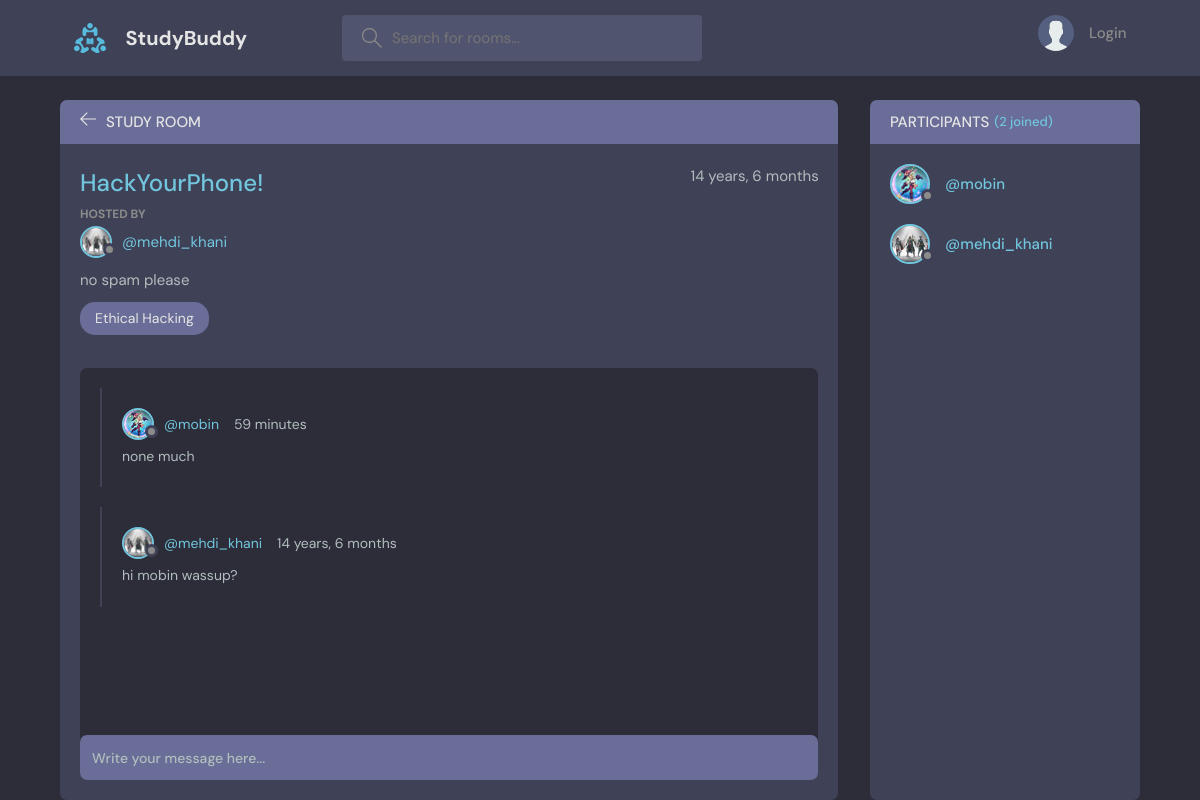
The app's page /room/2 with its own data.
### first_app/models.py (models this page shows, shortened)
class Room(models.Model):
    host = ForeignKey(to=User, on_delete=models.SET_NULL, null=True)  # type: ignore
    topic = ForeignKey(to=Topic, on_delete=models.SET_NULL, null=True)
    name = CharField(max_length=200)
    description = TextField(null=True, blank=True)
    participants = ManyToManyField(to=User, related_name="participants", blank=True)
    updated = DateTimeField(auto_now=True)
    created = DateTimeField(auto_now_add=True)
    class Meta:
        ordering = ["-created", "-updated"]

class UserProfile(models.Model):
    user = OneToOneField(to=User, on_delete=models.CASCADE, related_name="user_profile")
    image = ImageField(
        upload_to="profile_pics/", default=os.path.join(MEDIA_ROOT, "profile_pics", "avatar.svg"))
    @property
    def get_image_url(self):
        url = self.image.url
        print("ImageUrl: ", url)
        if self.image.url:
            return url

class Topic(models.Model):
    name = CharField(max_length=200, unique=True)
    def __str__(self):
        return self.name

class Message(models.Model):
    user = ForeignKey(to=User, on_delete=models.CASCADE)
    room = ForeignKey(to=Room, on_delete=models.CASCADE)
    body = TextField()
    updated = DateTimeField(auto_now=True)
    created = DateTimeField(auto_now_add=True)
    class Meta:
        ordering = ["-created", "-updated"]

### first_app/views.py (the view)
# urls.py: path("room/<str:primary_key>", views.room, name="room"),
def room(request, primary_key):
    room = Room.objects.get(id=primary_key)
    comments = Message.objects.filter(room__id=primary_key).order_by("-created")
    if request.method == "POST":
        body = request.POST.get("body")
        Message.objects.create(user=request.user, room=room, body=body)
        if not room.participants.filter(id=request.user.id).exists():
            room.participants.add(request.user)
        return redirect("room", primary_key=primary_key)
    participants = room.participants.all()
    data = {"room": room, "comments": comments, "participants": participants}
    return render(request, "first_app/room.html", data)

### first_app/templates/first_app/room.html (shortened to what this page needs)
{% extends 'base.html' %} {% block content %}
<main class="profile-page layout layout--2">
  <div class="container">
    <div class="room">
      <div class="room__top">
        <div class="room__topLeft">
          <a href="{% url 'home' %}">
            <svg
              version="1.1"
              xmlns="http://www.w3.org/2000/svg"
              width="32"
              height="32"
              viewBox="0 0 32 32"
            >
              <title>arrow-left</title>
              <path
                d="M13.723 2.286l-13.723 13.714 13.719 13.714 1.616-1.611-10.96-10.96h27.625v-2.286h-27.625l10.965-10.965-1.616-1.607z"
              ></path>
            </svg>
          </a>
          <h3>Study Room</h3>
        </div>
      </div>
      <div class="room__box scroll">
        <div class="room__header scroll">
          <div class="room__info">
            <h3>{{room.name}}</h3>
            <span>{{room.updated | timesince}}</span>
          </div>
          <div class="room__hosted">
            <p>Hosted By</p>
            <a
              href="{% url 'user_profile' room.host.id %}"
              class="room__author"
            >
              <div class="avatar avatar--small">
                <img src="{{room.host.user_profile.get_image_url}}" />
              </div>
              <span>@{{room.host.username}}</span>
            </a>
          </div>
          <div class="room__details">{{room.description}}</div>
          <span class="room__topics">{{room.topic}}</span>
        </div>
        <div class="room__conversation">
          <div class="threads scroll">
            {% for comment in comments %}
            <div class="thread">
              <div class="thread__top">
                <div class="thread__author">
                  <a
                    href="{% url 'user_profile' comment.user.id %}"
                    class="thread__authorInfo"
                  >
                    <div class="avatar avatar--small">
                      <img src="{{comment.user.user_profile.get_image_url}}" />
                    </div>
                    <span>@{{comment.user}}</span>
                  </a>
                  <span class="thread__date"
                    >{{comment.created | timesince}}</span
                  >
                </div>
              </div>
              <div class="thread__details">{{comment.body}}</div>
            </div>
            {% endfor %}
          </div>
        </div>
      </div>
      <div class="room__message">
        <form action="" method="post">
          <input name="body" placeholder="Write your message here..." />
        </form>
      </div>
    </div>
    <div class="participants">
      <h3 class="participants__top">
        Participants <span>({{participants.count}} joined)</span>
      </h3>
      <div class="participants__list scroll">
        {% for user in participants %}
        <a href="{% url 'user_profile' user.id %}" class="participant">
          <div class="avatar avatar--medium">
            <img src="{{user.user_profile.get_image_url}}" />
          </div>
          <p>
            <span>@{{user.username}}</span>
          </p>
        </a>
        {% endfor %}
      </div>
    </div>
  </div>
</main>
{% endblock content %}

### records on screen
Room: name "HackYourPhone!", updated "14 years, 6 months", host.user_profile.get_image_url (picture), host.username "mehdi_khani", description "no spam please", topic "Ethical Hacking"
Message: user.user_profile.get_image_url (picture), user "mobin", created "59 minutes", body "none much"
Message: user.user_profile.get_image_url (picture), user "mehdi_khani", created "14 years, 6 months", body "hi mobin wassup?"

### other values on screen
{{ participants.count }} "2"
{{ user.username }} "mobin"
{{ user.username }} "mehdi_khani"
